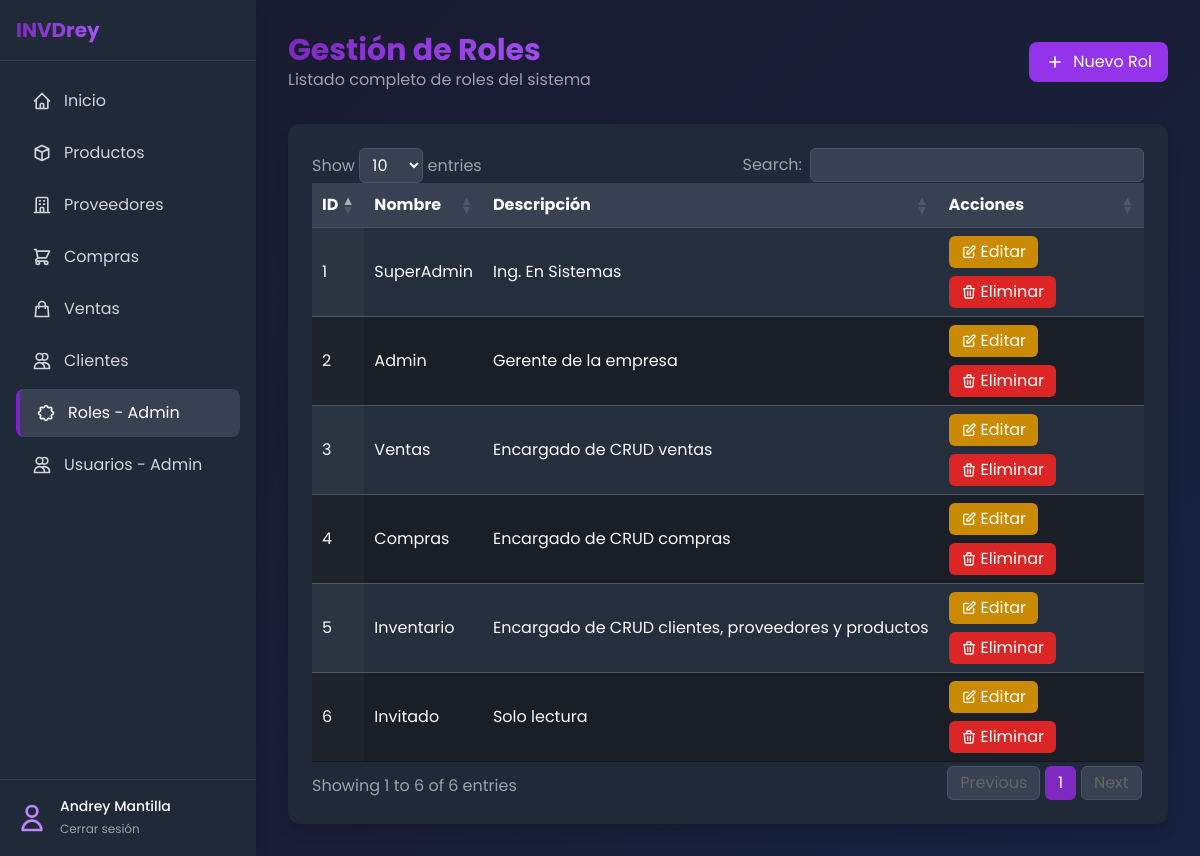
The page /Roles/roles_READ.php (signed in) on the database its author committed.
### tables this page shows
CREATE TABLE `roles` (
  `id` int(11) NOT NULL,
  `nombre` varchar(110) NOT NULL,
  `descripcion` varchar(200) DEFAULT NULL,
  `estado` tinyint(4) NOT NULL DEFAULT 1
);

### Roles/roles_READ.php (the view, shortened to what this page needs)
<?php
include '../conexion.php';
$id_rol = $_SESSION['id_rol'];
if ($id_rol === 1){
    $sql = "SELECT * FROM roles WHERE estado = 1";
    $result = $conn->query($sql);
}
?>
<!DOCTYPE html>
<html lang="es" class="dark">
<head>
    <script src="https://cdn.tailwindcss.com"></script>
    <link rel="stylesheet" href="https://cdn.datatables.net/1.11.5/css/jquery.dataTables.min.css">
    <link rel="stylesheet" href="https://cdn.datatables.net/responsive/2.4.1/css/responsive.dataTables.min.css">
    <link rel="stylesheet" href="../styles/Styles.css">
    <link rel="stylesheet" href="../styles/Datatable.css">
    <link rel="stylesheet" href="../styles/Sidebar.css">
</head>
<body class="min-h-screen text-gray-100 bg-gray-900">
    <div class="flex h-screen">
        <div class="sidebar w-64 bg-gray-800 shadow-lg flex flex-col">
            <div class="p-4 border-b border-gray-700">
                <div class="flex items-center space-x-2">
                    <span class="text-xl font-bold gradient-text">INVDrey</span>
                </div>
            </div>
            <div class="flex-1 overflow-y-auto py-4">
                <nav class="space-y-1 px-4">
                    <a href="../inicio.php" class="sidebar-link flex items-center px-4 py-3 text-gray-300 hover:text-white hover:bg-gray-700 rounded-lg">
                        Inicio
                    </a>
                    <a href="../productos/productos_READ.php" class="sidebar-link flex items-center px-4 py-3 text-gray-300 hover:text-white hover:bg-gray-700 rounded-lg">
                        <svg xmlns="http://www.w3.org/2000/svg" class="h-5 w-5 mr-3" fill="none" viewBox="0 0 24 24" stroke="currentColor">
                            <path stroke-linecap="round" stroke-linejoin="round" stroke-width="2" d="M20 7l-8-4-8 4m16 0l-8 4m8-4v10l-8 4m0-10L4 7m8 4v10M4 7v10l8 4" />
                        </svg>
                        Productos
                    </a>
                    <a href="../proveedores/proveedores_READ.php" class="sidebar-link flex items-center px-4 py-3 text-gray-300 hover:text-white hover:bg-gray-700 rounded-lg">
                        Proveedores
                    </a>
                    <a href="../Compras/compras_READ.php" class="sidebar-link flex items-center px-4 py-3 text-gray-300 hover:text-white hover:bg-gray-700 rounded-lg">
                        Compras
                    </a>
                    <a href="../ventas/ventas_READ.php" class="sidebar-link flex items-center px-4 py-3 text-gray-300 hover:text-white hover:bg-gray-700 rounded-lg">
                        <svg xmlns="http://www.w3.org/2000/svg" class="h-5 w-5 mr-3" fill="none" viewBox="0 0 24 24" stroke="currentColor">
                            <path stroke-linecap="round" stroke-linejoin="round" stroke-width="2" d="M16 11V7a4 4 0 00-8 0v4M5 9h14l1 12H4L5 9z" />
                        </svg>
                        Ventas
                    </a>
                    <a href="../clientes/clientes_READ.php" class="sidebar-link flex items-center px-4 py-3 text-gray-300 hover:text-white hover:bg-gray-700 rounded-lg">
                        <svg xmlns="http://www.w3.org/2000/svg" class="h-5 w-5 mr-3" fill="none" viewBox="0 0 24 24" stroke="currentColor">
                            <path stroke-linecap="round" stroke-linejoin="round" stroke-width="2" d="M12 4.354a4 4 0 110 5.292M15 21H3v-1a6 6 0 0112 0v1zm0 0h6v-1a6 6 0 00-9-5.197M13 7a4 4 0 11-8 0 4 4 0 018 0z" />
                        </svg>
                        Clientes
                    </a>
                    <?php if ($id_rol == 1 || $id_rol == 2): ?>
                        <a href="../roles/roles_READ.php" class="sidebar-link flex items-center px-4 py-3 text-white bg-gray-700 rounded-lg active-link">
                        Roles - Admin
                    </a>
                    <?php endif; ?>
                     <?php if ($id_rol == 1 || $id_rol == 2): ?>
                        <a href="../Usuarios/usuarios_READ.php" class="sidebar-link flex items-center px-4 py-3 text-gray-300 hover:text-white hover:bg-gray-700 rounded-lg">
                        <svg xmlns="http://www.w3.org/2000/svg" class="h-5 w-5 mr-3" fill="none" viewBox="0 0 24 24" stroke="currentColor">
                            <path stroke-linecap="round" stroke-linejoin="round" stroke-width="2" d="M12 4.354a4 4 0 110 5.292M15 21H3v-1a6 6 0 0112 0v1zm0 0h6v-1a6 6 0 00-9-5.197M13 7a4 4 0 11-8 0 4 4 0 018 0z" />
                        </svg>
                        Usuarios - Admin
                    </a>
                    <?php endif; ?>
                </nav>
            </div>
            <div class="p-4 border-t border-gray-700">
                <div class="flex items-center space-x-3">
                    <div class="flex-shrink-0">
                        <svg xmlns="http://www.w3.org/2000/svg" class="h-8 w-8 text-purple-400" fill="none" viewBox="0 0 24 24" stroke="currentColor">
                            <path stroke-linecap="round" stroke-linejoin="round" stroke-width="2" d="M16 7a4 4 0 11-8 0 4 4 0 018 0zM12 14a7 7 0 00-7 7h14a7 7 0 00-7-7z" />
                        </svg>
                    </div>
                    <div>
                        <p class="text-sm font-medium text-white"><?php echo $_SESSION['usuario']; ?></p>
                        <a href="../logout.php" class="text-xs text-gray-400 hover:text-purple-400">Cerrar sesión</a>
                    </div>
                </div>
            </div>
        </div>
                                        <div class="flex-1 overflow-y-auto">
                                            <div class="max-w-7xl mx-auto px-4 sm:px-6 lg:px-8 py-8">
                                                    <div class="flex flex-col sm:flex-row justify-between items-start sm:items-center mb-8 gap-4">
                                                    <div>
                                                        <h1 class="text-2xl sm:text-3xl font-bold gradient-text">Gestión de Roles</h1>
                                                        <p class="text-gray-400">Listado completo de roles del sistema</p>
                                                    </div>
                                                    <?php if ($id_rol == 1 || $id_rol == 2): ?>
                                                    <a href="roles_CREATE.php" class="btn-action flex items-center px-4 py-2 bg-purple-600 text-white rounded-lg hover:bg-purple-700 w-full sm:w-auto justify-center">
                                                        <svg xmlns="http://www.w3.org/2000/svg" class="h-5 w-5 sm:mr-2" fill="none" viewBox="0 0 24 24" stroke="currentColor">
                                                            <path stroke-linecap="round" stroke-linejoin="round" stroke-width="2" d="M12 6v6m0 0v6m0-6h6m-6 0H6" />
                                                        </svg>
                                                        <span class="hidden sm:inline">Nuevo Rol</span>
                                                    </a>
                                                    <?php endif; ?>
                                                </div>
                            <div class="bg-gray-800 rounded-xl shadow-lg overflow-hidden">
                                <div class="p-4 sm:p-6">
                                    <table id="rolesTable" class="w-full display responsive nowrap" style="width:100%">
                                        <thead class="bg-gray-700">
                                            <tr>
                                                <th>ID</th>
                                                <th>Nombre</th>
                                                <th>Descripción</th>
                                                <?php if ($id_rol == 1 || $id_rol == 2): ?>
                                                <th data-priority="1">Acciones</th>
                                                <?php endif; ?>
                                            </tr>
                                        </thead>
                                        <tbody>
                                            <?php while ($row = $result->fetch_assoc()): ?>
                                            <tr>
                                                <td><?php echo $row['id'] ?></td>
                                                <td><?php echo $row['nombre'] ?></td>
                                                <td><?php echo $row['descripcion'] ?></td>
                                                <?php if ($id_rol == 1 || $id_rol == 2): ?>
                                                <td>
                                                    <div class="flex flex-wrap gap-2">
                                                        <a href="roles_UPDATE.php?id=<?php echo $row['id']; ?>"
                                                        class="btn-action flex items-center px-3 py-1 bg-yellow-600 text-white rounded-md hover:bg-yellow-700 relative"
                                                        data-tooltip="Editar">
                                                            <svg xmlns="http://www.w3.org/2000/svg" class="h-4 w-4 sm:mr-1" fill="none" viewBox="0 0 24 24" stroke="currentColor">
                                                                <path stroke-linecap="round" stroke-linejoin="round" stroke-width="2" d="M11 5H6a2 2 0 00-2 2v11a2 2 0 002 2h11a2 2 0 002-2v-5m-1.414-9.414a2 2 0 112.828 2.828L11.828 15H9v-2.828l8.586-8.586z" />
                                                            </svg>
                                                            <span class="hidden sm:inline">Editar</span>
                                                        </a>
                                                        <a href="roles_DELETE.php?id=<?php echo $row['id']; ?>"
                                                        class="btn-action flex items-center px-3 py-1 bg-red-600 text-white rounded-md hover:bg-red-700 relative"
                                                        data-tooltip="Eliminar"
                                                        onclick="return confirmDelete()">
                                                            <span class="hidden sm:inline">Eliminar</span>
                                                        </a>
                                                    </div>
                                                </td>
                                                <?php endif; ?>
                                            </tr>
                                            <?php endwhile; ?>
                                        </tbody>
                                 </table>
                           </div>
                     </div>
                  </div>
             </div>
        </div>
</body>
</html>

### styles/Styles.css (style rules this page uses)
body { font-family: 'Poppins', sans-serif; background: linear-gradient(135deg, #1a1a2e 0%, #16213e 100%); }
.gradient-text { background: linear-gradient(90deg, #7f29c2 0%, #a855f7 100%); -webkit-background-clip: text; background-clip: text; color: transparent; }
.btn-action { transition: all 0.2s ease; }

### styles/Datatable.css (style rules this page uses)
.dataTables_wrapper .dataTable { width: 100% !important; background-color: #1F2937 !important; color: #FAFAFA !important; border-collapse: collapse !important; }
.dataTables_wrapper .dataTable td, .dataTables_wrapper .dataTable th { background-color: transparent !important; color: #FAFAFA !important; border-color: #4B5563 !important; }
.dataTables_wrapper .dataTable tbody tr.odd td { background-color: #1F2937 !important; }
.dataTables_wrapper .dataTable tbody tr.even td { background-color: #1A1E27 !important; }

### styles/Sidebar.css (style rules this page uses)
.sidebar { transition: all 0.3s ease; }
.sidebar-link { transition: all 0.2s ease; }
.active-link { background-color: #4B5563; border-left: 4px solid #7e22ce; }

### rows shown on the page
roles: id "1", nombre "SuperAdmin", descripcion "Ing. En Sistemas"
roles: id "2", nombre "Admin", descripcion "Gerente de la empresa"
roles: id "3", nombre "Ventas", descripcion "Encargado de CRUD ventas"
roles: id "4", nombre "Compras", descripcion "Encargado de CRUD compras"
roles: id "5", nombre "Inventario", descripcion "Encargado de CRUD clientes, proveedores y productos"
roles: id "6", nombre "Invitado", descripcion "Solo lectura"

### other values the page prints
$_SESSION['usuario'] "Andrey Mantilla"
